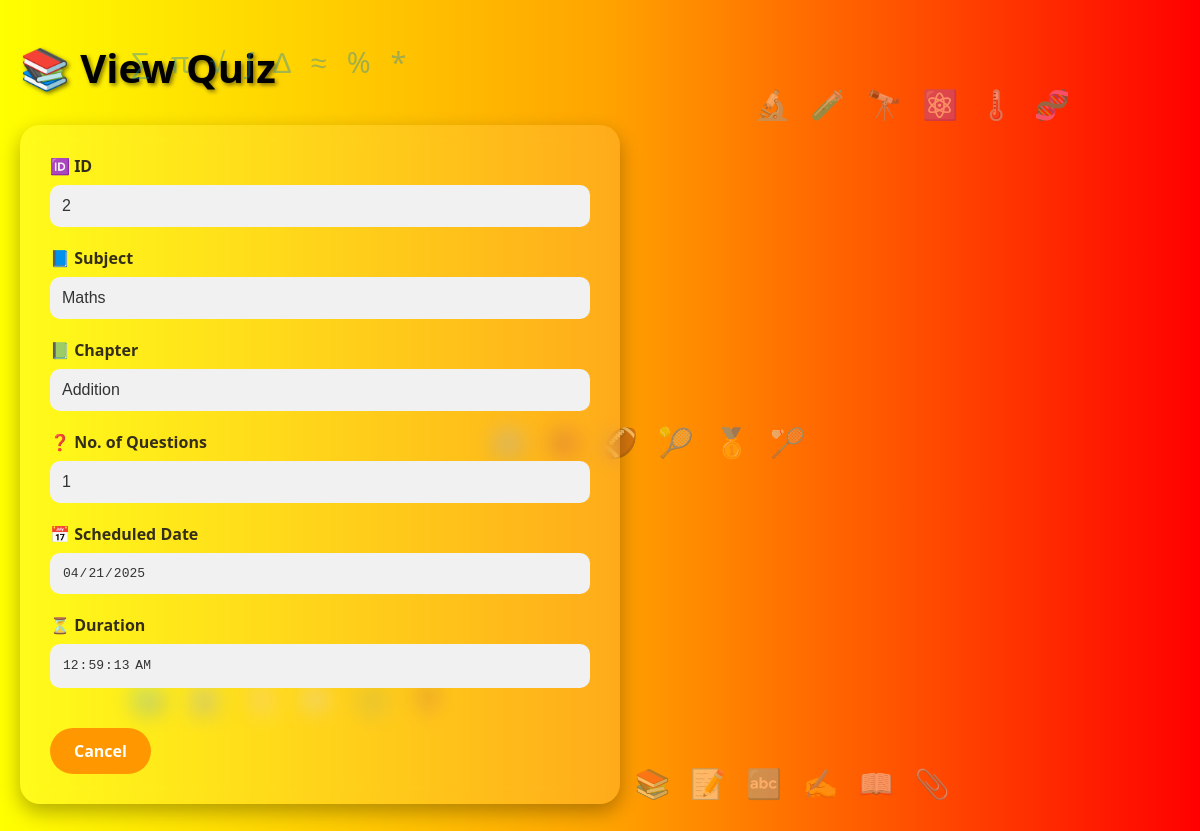
Screenshot of /viewQuiz/2 (signed in) with the database file from the repository.
### app.py (models this page shows)
class Quiz(db.Model):
    __tablename__ = 'quiz'
    quiz_id = db.Column(db.Integer, autoincrement=True, primary_key=True)
    title = db.Column(db.String(20), unique=True, nullable=False)
    date_quiz=db.Column(db.Date, nullable=False)
    time_dur=db.Column(db.Time, nullable=False)
    remarks = db.Column(db.String(50), nullable=False)
    chap_id = db.Column(db.Integer, db.ForeignKey("chapter.chap_id", ondelete="CASCADE"), nullable=False)
    questions = db.relationship("Question", backref='quiz', lazy=True, cascade="all, delete")

class Subject(db.Model):
    __tablename__ = 'subject'
    sub_id = db.Column(db.Integer, autoincrement=True, primary_key=True)
    sub_name = db.Column(db.String(20), unique=True, nullable=False)
    desc = db.Column(db.String(50))
    chapters = db.relationship("Chapter", backref='subject', lazy=True, cascade="all, delete")

class Chapter(db.Model):
    __tablename__ = 'chapter'
    chap_id = db.Column(db.Integer, autoincrement=True, primary_key=True)
    chap_name = db.Column(db.String(20), unique=True, nullable=False)
    standard = db.Column(db.Integer, nullable=False)
    desc = db.Column(db.String(50))
    sub_id = db.Column(db.Integer, db.ForeignKey("subject.sub_id", ondelete="CASCADE"), nullable=False)
    quizzes = db.relationship("Quiz", backref='chapter', lazy=True, cascade="all, delete")
    tutorials = db.relationship("Tutorials", backref='chapter', lazy=True, cascade="all, delete")

### app.py (the view)
@app.route('/viewQuiz/<int:quiz_id>')
def view_quiz(quiz_id):
    u_id=session.get('u_id')
    admin_or_not=User.query.get(u_id).admin
    quiz=Quiz.query.get(quiz_id)
    if not quiz:
        flash("Quiz not found!","danger")
    return render_template('viewQuiz.html',quiz=quiz, admin=admin_or_not)

### app.py (called while the page is built)
@app.before_request
def create_tables():
    db.create_all()
    if not User.query.filter_by(email="Admin12@gmail.com").first():
        admin=User(name="Admin", email="Admin12@gmail.com", password=generate_password_hash("Silvia06@10"), std=0, dob=datetime.strptime("2006-06-01", "%Y-%m-%d").date(),admin=True)
        db.session.add(admin)
        db.session.commit()

### templates/viewQuiz.html (shortened to what this page needs)
<!DOCTYPE html>
<html lang="en">
<head>
</head>
<body>
  <div class="symbol-circle math">
    <span>∑</span><span>π</span><span>√</span><span>∫</span><span>∆</span><span>≈</span><span>%</span><span>*</span>
  </div>
  <div class="symbol-circle science">
    <span>🔬</span><span>🧪</span><span>🔭</span><span>⚛️</span><span>🌡️</span><span>🧬</span>
  </div>
  <div class="symbol-circle social">
    <span>🌍</span><span>🏛️</span><span>📜</span><span>🧭</span><span>⚖️</span><span>🏺</span>
  </div>
  <div class="symbol-circle english">
    <span>📚</span><span>📝</span><span>🔤</span><span>✍️</span><span>📖</span><span>📎</span>
  </div>
  <div class="symbol-circle sports">
    <span>⚽</span><span>🏀</span><span>🏈</span><span>🎾</span><span>🥇</span><span>🏸</span>
  </div>
  <div class="math-theme">
    <h3 class="strong text-center">📚 View Quiz</h3>
  </div>
  <div class="card">
    <form id="viewQuizForm" action="{{ url_for('view_quiz', quiz_id=quiz.quiz_id) }}" method="POST">
      <div class="form-group">
        <label for="qID">🆔 ID</label>
        <input type="number" id="qID" name="qID" value="{{ quiz.quiz_id}}" readonly required />
      </div>
      <div class="form-group">
        <label for="sub">📘 Subject</label>
        <input type="text" id="sub" name="sub" value="{{quiz.chapter.subject.sub_name}}" readonly required />
      </div>
      <div class="form-group">
        <label for="chap">📗 Chapter</label>
        <input type="text" id="chap" name="chap" value="{{quiz.chapter.chap_name}}" readonly required />
      </div>
      <div class="form-group">
        <label for="ques">❓ No. of Questions</label>
        <input type="number" id="ques" name="ques" value="{{quiz.questions|length}}" readonly required />
      </div>
      <div class="form-group">
        <label for="dat">📅 Scheduled Date</label>
        <input type="date" id="dat" name="dat" value="{{quiz.date_quiz}}" readonly required />
      </div>
      <div class="form-group">
        <label for="dur">⏳ Duration</label>
        <input type="time" step="1" id="dur" name="dur" value="{{quiz.time_dur}}" readonly required />
      </div>
      {% if not admin %}
        <a href="{{ url_for('upquiz')}}" class="btn-secondary">Cancel</a>
      {% endif %}
    </form>
  </div>
</body>
</html>

### templates/viewQuiz.html (style rules this page uses)
* { box-sizing: border-box; margin: 0; padding: 0; }
body { font-family: 'Segoe UI', Tahoma, Geneva, Verdana, sans-serif; background: linear-gradient(to right, yellow, orange, red); color: #fff; min-height: 100vh; padding: 40px 20px; animation: fadeIn 1s ease-in-out; position: relative; overflow-y: auto; display: block; }
h3 { font-size: 2.5em; margin-bottom: 30px; text-shadow: 2px 2px 4px rgba(0,0,0,0.5); font-weight: bold; color: black; }
.card { background: rgba(255, 255, 255, 0.1); border-radius: 20px; box-shadow: 0 8px 20px rgba(0, 0, 0, 0.3); padding: 30px; width: 100%; max-width: 600px; backdrop-filter: blur(10px); animation: slideUp 0.8s ease-out; }
.form-group { margin-bottom: 20px; animation: fadeIn 0.8s ease-in-out; }
label { display: block; font-weight: bold; margin-bottom: 8px; color: #342e19; }
input { width: 100%; padding: 12px; border-radius: 10px; border: none; background: rgba(255, 255, 255, 0.85); color: #333; font-size: 1em; }
input[readonly] { background-color: #f1f1f1; }
.btn-secondary { display: inline-block; margin-top: 20px; padding: 12px 24px; background-color: #ff9800; color: #fff; font-weight: bold; border: none; border-radius: 30px; cursor: pointer; transition: background-color 0.3s ease; text-decoration: none; }
.symbol-circle { position:fixed; font-size: 1.8em; color: rgba(27, 135, 182, 0.4); animation: rotate 20s linear infinite; }
.symbol-circle span { display: inline-block; margin: 0 10px; animation: float 6s ease-in-out infinite; }
.math { top: 5%; left: 10%; }
.science { top: 10%; right: 10%; }
.social { bottom: 15%; left: 10%; }
.english { bottom: 5%; right: 20%; }
.sports { top: 50%; left: 40%; }

### rows the page displays
Quiz: qID "2", dat "04/21/2025", dur "00:59:13"
Subject: sub "Maths"
Chapter: chap "Addition"
